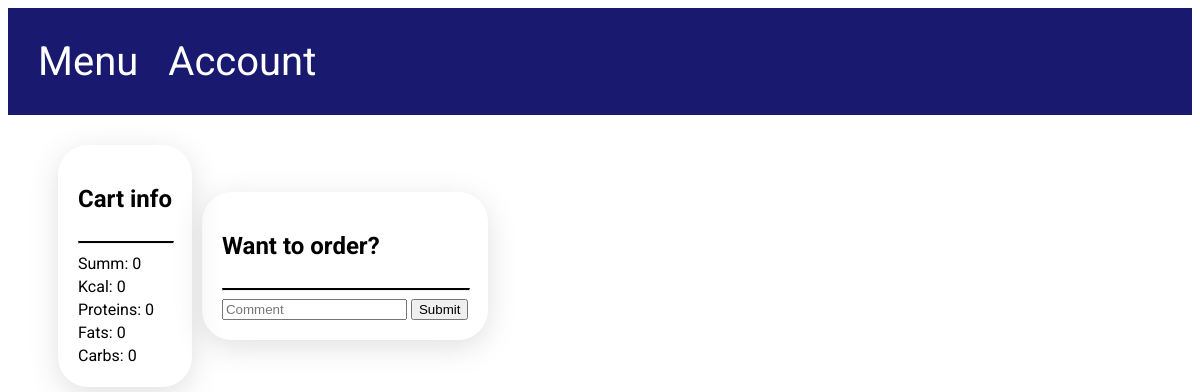
/cart (signed in), run on an earlier commit of the app's database.
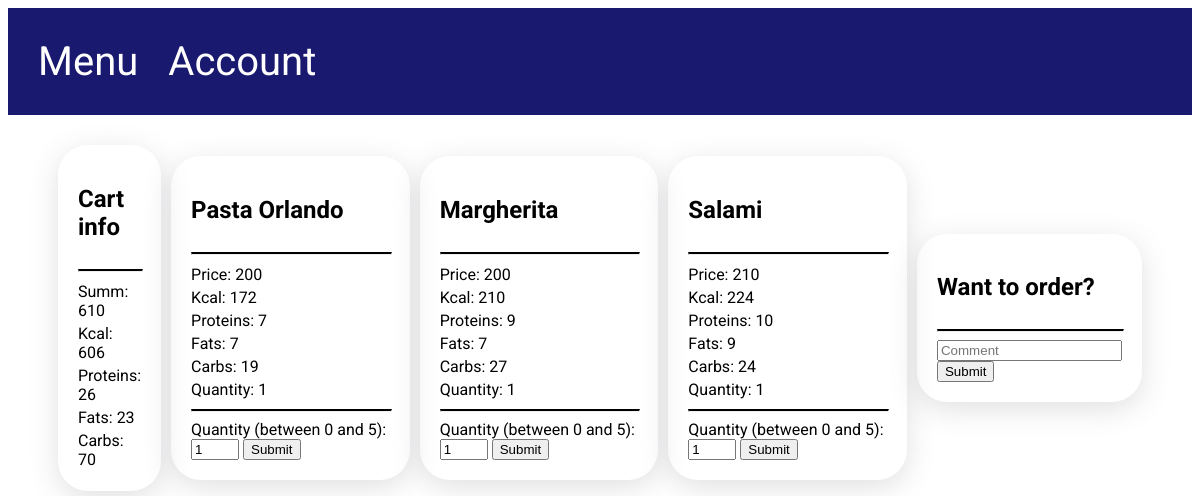
And on a later commit of the database.
### models.py (models this page shows, shortened)
class UserOrder(Base):
    __tablename__ = "user_order"
    id = Column(Integer, primary_key=True)
    user_id = Column(Integer, ForeignKey("user.id"))
    address_id = Column(Integer, ForeignKey("address.id"))
    order_price = Column(Integer)
    order_kcal = Column(Integer)
    order_proteins = Column(Integer)
    order_fats = Column(Integer)
    order_carbs = Column(Integer)
    comment = Column(String(255))
    order_date = Column(String(120))
    order_rate = Column(Integer)
    order_status = Column(Integer, ForeignKey("status.id"))
    address = relationship("Address", back_populates="user_order")
    user = relationship("User", back_populates="user_order")
    ordered_dish = relationship("OrderedDish", back_populates="user_order")
    status = relationship("Status", back_populates="user_order")

class OrderedDish(Base):
    __tablename__ = "ordered_dish"
    id = Column(Integer, primary_key=True)
    dish_id = Column(String(120), ForeignKey("dish.id"))
    dish_quantity = Column(Integer)
    order_id = Column(Integer, ForeignKey("user_order.id"))
    dish = relationship("Dish", back_populates="ordered_dish")
    user_order = relationship("UserOrder", back_populates="ordered_dish")

class Dish(Base):
    __tablename__ = "dish"
    id = Column(String(120), primary_key=True, unique=True)
    dish_name = Column(String(50), unique=True)
    price = Column(Integer)
    description = Column(String(255))
    is_available = Column(Integer)
    category_id = Column(Integer, ForeignKey("category.id"))
    photo = Column(String(120))
    kcal = Column(Integer)
    proteins = Column(Integer)
    fats = Column(Integer)
    carbs = Column(Integer)
    category = relationship("Category", back_populates="dish")
    dish_rate = relationship("DishRate", back_populates="dish")
    ordered_dish = relationship("OrderedDish", back_populates="dish")

### app.py (the view)
@app.route('/cart', methods=['GET', 'POST'])  # TODO Alchemy
def cart():
    if session.get("user_id") is None:
        return app.redirect("/user/sign_in")
    database.init_db()
    if request.method == 'POST':  # Change quantity, 0 = delete from order
        data = request.form.to_dict()
        order.change_quantity(session.get("cart_id"), data.get("ordered_id"), data.get("quantity"))
    dishes = (database.db_session.query(OrderedDish).join(Dish)
              .where(OrderedDish.order_id == session.get("cart_id")).all())
    cart_info = database.db_session.query(UserOrder).where(UserOrder.id == session.get("cart_id")).one()
    return render_template("cart.html", cart_info=cart_info, dishes=dishes)

### database.py (called while the page is built)
def init_db():
    import models
    Base.metadata.create_all(bind=engine)

### templates/cart.html (shortened to what this page needs)
{% extends 'base.html' %}
{% block content %}
    <div class="container user_addresses">
        <div class="content-holder orders">
            <h2>Cart info</h2>
            <hr class="line">
            <p>Summ: {{ cart_info.order_price }}</p>
            <p>Kcal: {{ cart_info.order_kcal }}</p>
            <p>Proteins: {{ cart_info.order_proteins }}</p>
            <p>Fats: {{ cart_info.order_fats }}</p>
            <p>Carbs: {{ cart_info.order_carbs }}</p>
        </div>
        {% for item in dishes %}
            <div class="content-holder orders">
                <h2>{{ item.dish.dish_name }}</h2>
                <hr class="line">
                <p>Price: {{ item.dish.price }}</p>
                <p>Kcal: {{ item.dish.kcal }}</p>
                <p>Proteins: {{ item.dish.proteins }}</p>
                <p>Fats: {{ item.dish.fats }}</p>
                <p>Carbs: {{ item.dish.carbs }}</p>
                <p>Quantity: {{ item.dish_quantity }}</p>
                <hr class="line">
                <form method="POST">
                    <label for="quantity">Quantity (between 0 and 5):</label>
                    <input type="number" name="quantity", min="0", max="5" value="{{ item.dish_quantity }}">
                    <input type="submit">
                </form>
            </div>
        {% endfor %}
        <div class="content-holder orders">
            <h2>Want to order?</h2>
            <hr class="line">
            <form method="post" action="/cart/order">
                <input type="text" name="comment" placeholder="Comment">
                <input type="submit">
            </form>
        </div>
    </div>
{% endblock %}

### templates/base.html (shortened to what this page needs)
<!DOCTYPE html>
<html lang="en">
<head>
    <link rel="stylesheet" href="{{ url_for('static', filename='css/style.css') }}">
</head>
<body>
    <header>
        <nav>
            <a href="/menu"> Menu </a>
            <a href="/user"> Account </a>
        </nav>
    </header>
    <main>
        {% block content %} {% endblock %}
    </main>
</body>
</html>

### static/css/style.css (style rules this page uses)
body { font-family: 'Roboto', sans-serif; }
header { display: flex; justify-content: space-between; align-items: center; font-size: 40px; margin: 0; padding: 30px; background-color: midnightblue; }
header nav { display: flex; gap: 30px; align-items: center; }
header a { color: white; text-decoration: none; }
.container { padding: 30px 50px 30px 50px; }
.content-holder { display: flex; flex-direction: column; border-radius: 30px; padding: 20px; box-shadow: rgba(100, 100, 111, 0.2) 0px 7px 29px 0px; }
.line { border-top: 2px solid black; width: 100% }
.orders p { margin-top: 2px; margin-bottom: 2px; }
.user_addresses { display: flex; align-items: center; gap: 10px; }

What changed in the data, as far as the page shows it:
changed UserOrder: order_price "0" → "610"; order_kcal "0" → "606"; order_proteins "0" → "26"; order_fats "0" → "23"; order_carbs "0" → "70"
added OrderedDish: dish.dish_name "Pasta Orlando", dish.price "200", dish.kcal "172", dish.proteins "7", dish.fats "7", dish.carbs "19", dish_quantity "1", quantity "1"
added OrderedDish: dish.dish_name "Margherita", dish.price "200", dish.kcal "210", dish.proteins "9", dish.fats "7", dish.carbs "27", dish_quantity "1", quantity "1"
added OrderedDish: dish.dish_name "Salami", dish.price "210", dish.kcal "224", dish.proteins "10", dish.fats "9", dish.carbs "24", dish_quantity "1", quantity "1"
